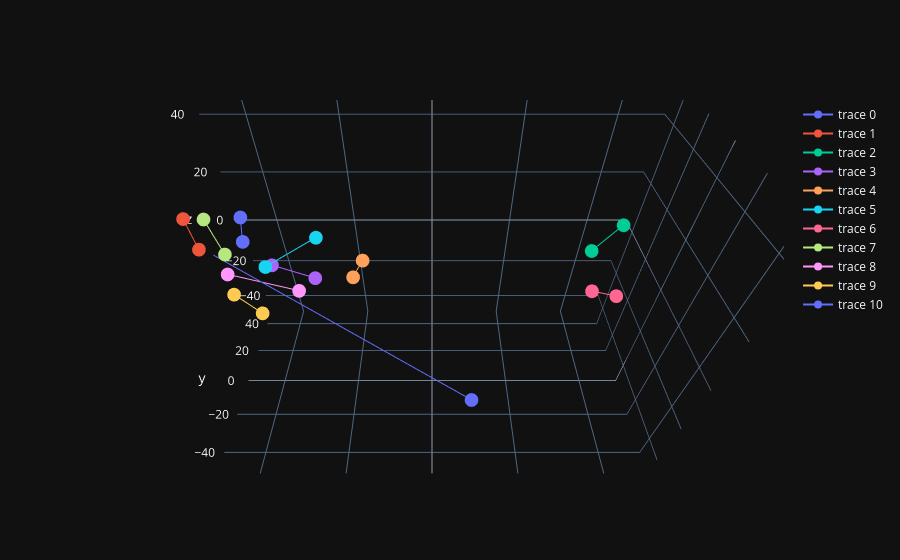

Notebook cell for this chart:
### Markdown cell above
# Show country - capital vectors
Let's explore relations between a set of country-capital pairs

### Code cell
country_capitals_paris = [("France", "Paris"), ("England", "London"), ("Mali", "Bamako"), ("Italy", "Rome"),
                          ("Poland", "Warsaw"), ("Spain", "Madrid"), ("Kenya", "Nairobi"), ("Germany", "Berlin"),
                          ("Japan", "Tokyo"), ("China", "Beijing"), ('Jordan', 'Amman')]

## Prepare pairs (subsets of df) of country and capital vectors

data = []
for country, capital in country_capitals_paris:
    df_pair = df.loc[df.label.isin([country, capital])]

    trace = go.Scatter3d(
        x=df_pair.x,
        y=df_pair.y,
        z=df_pair.z,
        mode="markers+lines",
        text=df_pair.label
    )

    data.append(trace)
print(df_pair)

figure = go.Figure(
    data=data,
    layout=go.Layout(

        scene=dict(
            xaxis=dict(title="x", range=(-RANGE, RANGE)),
            yaxis=dict(title="y", range=(-RANGE, RANGE)),
            zaxis=dict(title="z", range=(-RANGE, RANGE))
        ),

    ))

name = ''
# Default parameters which are used when `layout.scene.camera` is not provided
camera = dict(
    up=dict(x=0, y=0, z=1),
    center=dict(x=0, y=0, z=0),
    eye=dict(x=0, y=-1, z=1)
)

figure.update_layout(scene_camera=camera, title=name)  #

figure.show()

### Figure 1 — Plotly figure (JSON) as saved in the notebook; plotly's stock layout.template omitted (floating-point values rounded to 4 significant figures)
{"data": [{"mode": "markers+lines", "text": ["France", "Paris"], "x": [-38.62, -38.73], "y": [4.36, 9.794], "z": [16.79, 22.6], "type": "scatter3d"}, {"mode": "markers+lines", "text": ["London", "England"], "x": [-49.43, -47.0], "y": [6.815, 0.5391], "z": [23.63, 16.17], "type": "scatter3d"}, {"mode": "markers+lines", "text": ["Mali", "Bamako"], "x": [32.81, 28.21], "y": [-14.54, -16.89], "z": [33.21, 26.41], "type": "scatter3d"}, {"mode": "markers+lines", "text": ["Italy", "Rome"], "x": [-34.83, -25.87], "y": [6.84, 5.477], "z": [5.964, 1.385], "type": "scatter3d"}, {"mode": "markers+lines", "text": ["Poland", "Warsaw"], "x": [-16.51, -18.88], "y": [21.77, 17.2], "z": [-1.692, -6.35], "type": "scatter3d"}, {"mode": "markers+lines", "text": ["Spain", "Madrid"], "x": [-34.45, -24.32], "y": [-0.9638, 9.29], "z": [10.4, 15.46], "type": "scatter3d"}, {"mode": "markers+lines", "text": ["Kenya", "Nairobi"], "x": [41.38, 36.79], "y": [2.068, 7.035], "z": [-4.232, -5.651], "type": "scatter3d"}, {"mode": "markers+lines", "text": ["Germany", "Berlin"], "x": [-44.61, -47.88], "y": [8.557, 14.73], "z": [9.296, 19.24], "type": "scatter3d"}, {"mode": "markers+lines", "text": ["Japan", "Tokyo"], "x": [-47.13, -32.82], "y": [12.62, 17.7], "z": [-1.896, -13.27], "type": "scatter3d"}, {"mode": "markers+lines", "text": ["China", "Beijing"], "x": [-47.11, -41.53], "y": [10.82, 8.958], "z": [-10.08, -18.06], "type": "scatter3d"}, {"mode": "markers+lines", "text": ["Jordan", "Amman"], "x": [-52.9, 9.168], "y": [19.76, -26.36], "z": [5.053, -32.54], "type": "scatter3d"}], "layout": {"scene": {"xaxis": {"range": [-50, 50], "title": {"text": "x"}}, "yaxis": {"range": [-50, 50], "title": {"text": "y"}}, "zaxis": {"range": [-50, 50], "title": {"text": "z"}}, "camera": {"up": {"x": 0, "y": 0, "z": 1}, "center": {"x": 0, "y": 0, "z": 0}, "eye": {"x": 0, "y": -1, "z": 1}}}, "title": {"text": ""}}}
